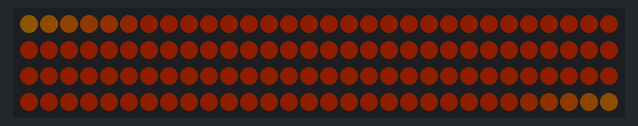
A sketch run on a simulated Arduino Uno, built with avr-gcc and run on an emulated ATmega328P. Shown: 120 RGB LEDs in strip order, left to right, continuing on the next row. Dim RGB values are drawn brighter than linear.

Above: at 0.15 s.

The sketch:

tron_pulse.ino
```cpp
// Complete base program for LED pulse
#include <Adafruit_NeoPixel.h>

#define PIN 6 //Data pin for the LED strip
#define NUM_LEDS 120 //Number of LEDs
#define BRIGHTNESS 15 //Adjust to avoid color washing out

//Differing colors to show contrast

// Pulse yellow
#define PULSE_R 255
#define PULSE_G 150
#define PULSE_B 0

// Base purple
#define BASE_R 255
#define BASE_G 51
#define BASE_B 0

Adafruit_NeoPixel strip(NUM_LEDS, PIN, NEO_GRB + NEO_KHZ800);

// Helper variables for non-blocking color changing
unsigned long previousMillis = 0;
const long interval = 100;
int pulsePos = 0;

void setup() {
  strip.begin();
  strip.setBrightness(BRIGHTNESS);
  strip.show();
}

void loop() {
  unsigned long currentMillis = millis();
  if (currentMillis - previousMillis >= interval) {
    previousMillis = currentMillis;

    // Reset LEDs to base color
    for (int i = 0; i < NUM_LEDS; i++) {
      strip.setPixelColor(i, BASE_R, BASE_G, BASE_B);
    }

    // Pulse with fading edges
    int pulseWidth = 12;
    for (int i = -pulseWidth / 2; i <= pulseWidth / 2; i++) {
      int index = pulsePos + i;
      if (index < 0) index += NUM_LEDS;
      if (index >= NUM_LEDS) index -= NUM_LEDS;

      float distance = abs(i);
      float fade = 1.0 - (distance / (pulseWidth / 2.0));
      if (fade < 0) fade = 0;

      // Blend channels manually
      uint8_t r = BASE_R + (PULSE_R - BASE_R) * fade;
      uint8_t g = BASE_G + (PULSE_G - BASE_G) * fade;
      uint8_t b = BASE_B + (PULSE_B - BASE_B) * fade;

      strip.setPixelColor(index, r, g, b);  // <-- Pass separate r,g,b
    }

    strip.show();

    // Advance pulse
    pulsePos++;
    if (pulsePos >= NUM_LEDS) pulsePos = 0;
  }
}
```
